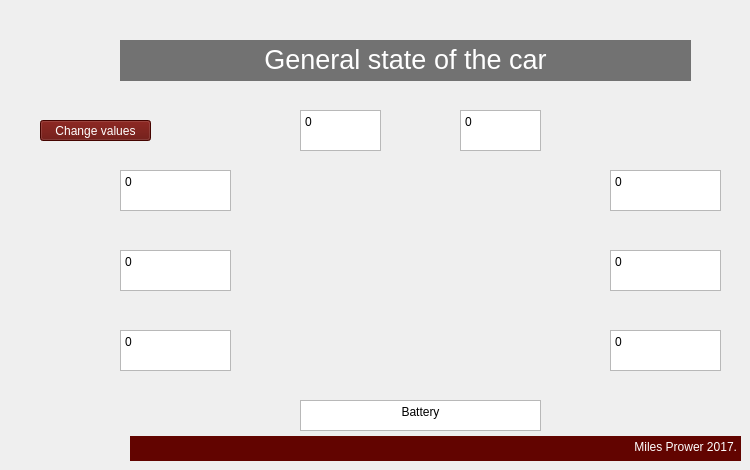
    <widget class="QWidget" name="GeneralView">
     <attribute name="title">
      <string>Overview</string>
     </attribute>
     <widget class="QTextBrowser" name="overview_footer">
      <property name="geometry">
       <rect>
        <x>130</x>
        <y>436</y>
        <width>611</width>
        <height>25</height>
       </rect>
      </property>
      <property name="styleSheet">
       <string notr="true">background-color: rgb(98, 4, 0);
border:none</string>
      </property>
      <property name="html">
       <string>&lt;!DOCTYPE HTML PUBLIC &quot;-//W3C//DTD HTML 4.0//EN&quot; &quot;http://www.w3.org/TR/REC-html40/strict.dtd&quot;&gt;
&lt;html&gt;&lt;head&gt;&lt;meta name=&quot;qrichtext&quot; content=&quot;1&quot; /&gt;&lt;style type=&quot;text/css&quot;&gt;
p, li { white-space: pre-wrap; }
&lt;/style&gt;&lt;/head&gt;&lt;body style=&quot; font-family:'Sans Serif'; font-size:9pt; font-weight:400; font-style:normal;&quot;&gt;
&lt;p align=&quot;right&quot; style=&quot; margin-top:0px; margin-bottom:0px; margin-left:0px; margin-right:0px; -qt-block-indent:0; text-indent:0px;&quot;&gt;&lt;span style=&quot; color:#ffffff;&quot;&gt;Miles Prower 2017.&lt;/span&gt;&lt;/p&gt;&lt;/body&gt;&lt;/html&gt;</string>
      </property>
     </widget>
     <widget class="QTextBrowser" name="overview_title">
      <property name="geometry">
       <rect>
        <x>120</x>
        <y>40</y>
        <width>571</width>
        <height>41</height>
       </rect>
      </property>
      <property name="styleSheet">
       <string notr="true">background-color: rgb(114, 114, 114);
color: rgb(255, 255, 255);
border:none;
</string>
      </property>
      <property name="html">
       <string>&lt;!DOCTYPE HTML PUBLIC &quot;-//W3C//DTD HTML 4.0//EN&quot; &quot;http://www.w3.org/TR/REC-html40/strict.dtd&quot;&gt;
&lt;html&gt;&lt;head&gt;&lt;meta name=&quot;qrichtext&quot; content=&quot;1&quot; /&gt;&lt;style type=&quot;text/css&quot;&gt;
p, li { white-space: pre-wrap; }
&lt;/style&gt;&lt;/head&gt;&lt;body style=&quot; font-family:'Sans Serif'; font-size:9pt; font-weight:400; font-style:normal;&quot;&gt;
&lt;p align=&quot;center&quot; style=&quot; margin-top:0px; margin-bottom:0px; margin-left:0px; margin-right:0px; -qt-block-indent:0; text-indent:0px;&quot;&gt;&lt;span style=&quot; font-size:20pt;&quot;&gt;General state of the car&lt;/span&gt;&lt;/p&gt;&lt;/body&gt;&lt;/html&gt;</string>
      </property>
     </widget>
     <widget class="QLabel" name="label">
      <property name="geometry">
       <rect>
        <x>300</x>
        <y>160</y>
        <width>241</width>
        <height>211</height>
       </rect>
      </property>
      <property name="text">
       <string/>
      </property>
      <property name="pixmap">
       <pixmap resource="res.qrc">:/img/car-top-view.png</pixmap>
      </property>
     </widget>
     <widget class="QTextBrowser" name="us_av_d">
      <property name="geometry">
       <rect>
        <x>120</x>
        <y>170</y>
        <width>111</width>
        <height>41</height>
       </rect>
      </property>
      <property name="html">
       <string>&lt;!DOCTYPE HTML PUBLIC &quot;-//W3C//DTD HTML 4.0//EN&quot; &quot;http://www.w3.org/TR/REC-html40/strict.dtd&quot;&gt;
&lt;html&gt;&lt;head&gt;&lt;meta name=&quot;qrichtext&quot; content=&quot;1&quot; /&gt;&lt;style type=&quot;text/css&quot;&gt;
p, li { white-space: pre-wrap; }
&lt;/style&gt;&lt;/head&gt;&lt;body style=&quot; font-family:'Sans Serif'; font-size:9pt; font-weight:400; font-style:normal;&quot;&gt;
&lt;p style=&quot; margin-top:0px; margin-bottom:0px; margin-left:0px; margin-right:0px; -qt-block-indent:0; text-indent:0px;&quot;&gt;0&lt;/p&gt;&lt;/body&gt;&lt;/html&gt;</string>
      </property>
     </widget>
     <widget class="QTextBrowser" name="us_av">
      <property name="geometry">
       <rect>
        <x>120</x>
        <y>250</y>
        <width>111</width>
        <height>41</height>
       </rect>
      </property>
      <property name="html">
       <string>&lt;!DOCTYPE HTML PUBLIC &quot;-//W3C//DTD HTML 4.0//EN&quot; &quot;http://www.w3.org/TR/REC-html40/strict.dtd&quot;&gt;
&lt;html&gt;&lt;head&gt;&lt;meta name=&quot;qrichtext&quot; content=&quot;1&quot; /&gt;&lt;style type=&quot;text/css&quot;&gt;
p, li { white-space: pre-wrap; }
&lt;/style&gt;&lt;/head&gt;&lt;body style=&quot; font-family:'Sans Serif'; font-size:9pt; font-weight:400; font-style:normal;&quot;&gt;
&lt;p style=&quot; margin-top:0px; margin-bottom:0px; margin-left:0px; margin-right:0px; -qt-block-indent:0; text-indent:0px;&quot;&gt;0&lt;/p&gt;&lt;/body&gt;&lt;/html&gt;</string>
      </property>
     </widget>
     <widget class="QTextBrowser" name="us_av_g">
      <property name="geometry">
       <rect>
        <x>120</x>
        <y>330</y>
        <width>111</width>
        <height>41</height>
       </rect>
      </property>
      <property name="html">
       <string>&lt;!DOCTYPE HTML PUBLIC &quot;-//W3C//DTD HTML 4.0//EN&quot; &quot;http://www.w3.org/TR/REC-html40/strict.dtd&quot;&gt;
&lt;html&gt;&lt;head&gt;&lt;meta name=&quot;qrichtext&quot; content=&quot;1&quot; /&gt;&lt;style type=&quot;text/css&quot;&gt;
p, li { white-space: pre-wrap; }
&lt;/style&gt;&lt;/head&gt;&lt;body style=&quot; font-family:'Sans Serif'; font-size:9pt; font-weight:400; font-style:normal;&quot;&gt;
&lt;p style=&quot; margin-top:0px; margin-bottom:0px; margin-left:0px; margin-right:0px; -qt-block-indent:0; text-indent:0px;&quot;&gt;0&lt;/p&gt;&lt;/body&gt;&lt;/html&gt;</string>
      </property>
     </widget>
     <widget class="QTextBrowser" name="us_ar">
      <property name="geometry">
       <rect>
        <x>610</x>
        <y>250</y>
        <width>111</width>
        <height>41</height>
       </rect>
      </property>
      <property name="html">
       <string>&lt;!DOCTYPE HTML PUBLIC &quot;-//W3C//DTD HTML 4.0//EN&quot; &quot;http://www.w3.org/TR/REC-html40/strict.dtd&quot;&gt;
&lt;html&gt;&lt;head&gt;&lt;meta name=&quot;qrichtext&quot; content=&quot;1&quot; /&gt;&lt;style type=&quot;text/css&quot;&gt;
p, li { white-space: pre-wrap; }
&lt;/style&gt;&lt;/head&gt;&lt;body style=&quot; font-family:'Sans Serif'; font-size:9pt; font-weight:400; font-style:normal;&quot;&gt;
&lt;p style=&quot; margin-top:0px; margin-bottom:0px; margin-left:0px; margin-right:0px; -qt-block-indent:0; text-indent:0px;&quot;&gt;0&lt;/p&gt;&lt;/body&gt;&lt;/html&gt;</string>
      </property>
     </widget>
     <widget class="QTextBrowser" name="us_ar_g">
      <property name="geometry">
       <rect>
        <x>610</x>
        <y>330</y>
        <width>111</width>
        <height>41</height>
       </rect>
      </property>
      <property name="html">
       <string>&lt;!DOCTYPE HTML PUBLIC &quot;-//W3C//DTD HTML 4.0//EN&quot; &quot;http://www.w3.org/TR/REC-html40/strict.dtd&quot;&gt;
&lt;html&gt;&lt;head&gt;&lt;meta name=&quot;qrichtext&quot; content=&quot;1&quot; /&gt;&lt;style type=&quot;text/css&quot;&gt;
p, li { white-space: pre-wrap; }
&lt;/style&gt;&lt;/head&gt;&lt;body style=&quot; font-family:'Sans Serif'; font-size:9pt; font-weight:400; font-style:normal;&quot;&gt;
&lt;p style=&quot; margin-top:0px; margin-bottom:0px; margin-left:0px; margin-right:0px; -qt-block-indent:0; text-indent:0px;&quot;&gt;0&lt;/p&gt;&lt;/body&gt;&lt;/html&gt;</string>
      </property>
     </widget>
     <widget class="QTextBrowser" name="us_ar_d">
      <property name="geometry">
       <rect>
        <x>610</x>
        <y>170</y>
        <width>111</width>
        <height>41</height>
       </rect>
      </property>
      <property name="html">
       <string>&lt;!DOCTYPE HTML PUBLIC &quot;-//W3C//DTD HTML 4.0//EN&quot; &quot;http://www.w3.org/TR/REC-html40/strict.dtd&quot;&gt;
&lt;html&gt;&lt;head&gt;&lt;meta name=&quot;qrichtext&quot; content=&quot;1&quot; /&gt;&lt;style type=&quot;text/css&quot;&gt;
p, li { white-space: pre-wrap; }
&lt;/style&gt;&lt;/head&gt;&lt;body style=&quot; font-family:'Sans Serif'; font-size:9pt; font-weight:400; font-style:normal;&quot;&gt;
&lt;p style=&quot; margin-top:0px; margin-bottom:0px; margin-left:0px; margin-right:0px; -qt-block-indent:0; text-indent:0px;&quot;&gt;0&lt;/p&gt;&lt;/body&gt;&lt;/html&gt;</string>
      </property>
     </widget>
     <widget class="QTextBrowser" name="mag_ar_d">
      <property name="geometry">
       <rect>
        <x>300</x>
        <y>110</y>
        <width>81</width>
        <height>41</height>
       </rect>
      </property>
      <property name="html">
       <string>&lt;!DOCTYPE HTML PUBLIC &quot;-//W3C//DTD HTML 4.0//EN&quot; &quot;http://www.w3.org/TR/REC-html40/strict.dtd&quot;&gt;
&lt;html&gt;&lt;head&gt;&lt;meta name=&quot;qrichtext&quot; content=&quot;1&quot; /&gt;&lt;style type=&quot;text/css&quot;&gt;
p, li { white-space: pre-wrap; }
&lt;/style&gt;&lt;/head&gt;&lt;body style=&quot; font-family:'Sans Serif'; font-size:9pt; font-weight:400; font-style:normal;&quot;&gt;
&lt;p style=&quot; margin-top:0px; margin-bottom:0px; margin-left:0px; margin-right:0px; -qt-block-indent:0; text-indent:0px;&quot;&gt;0&lt;/p&gt;&lt;/body&gt;&lt;/html&gt;</string>
      </property>
     </widget>
     <widget class="QTextBrowser" name="mag_ar_g">
      <property name="geometry">
       <rect>
        <x>460</x>
        <y>110</y>
        <width>81</width>
        <height>41</height>
       </rect>
      </property>
      <property name="html">
       <string>&lt;!DOCTYPE HTML PUBLIC &quot;-//W3C//DTD HTML 4.0//EN&quot; &quot;http://www.w3.org/TR/REC-html40/strict.dtd&quot;&gt;
&lt;html&gt;&lt;head&gt;&lt;meta name=&quot;qrichtext&quot; content=&quot;1&quot; /&gt;&lt;style type=&quot;text/css&quot;&gt;
p, li { white-space: pre-wrap; }
&lt;/style&gt;&lt;/head&gt;&lt;body style=&quot; font-family:'Sans Serif'; font-size:9pt; font-weight:400; font-style:normal;&quot;&gt;
&lt;p style=&quot; margin-top:0px; margin-bottom:0px; margin-left:0px; margin-right:0px; -qt-block-indent:0; text-indent:0px;&quot;&gt;0&lt;/p&gt;&lt;/body&gt;&lt;/html&gt;</string>
      </property>
     </widget>
     <widget class="QTextBrowser" name="battery_display">
      <property name="geometry">
       <rect>
        <x>300</x>
        <y>400</y>
        <width>241</width>
        <height>31</height>
       </rect>
      </property>
      <property name="html">
       <string>&lt;!DOCTYPE HTML PUBLIC &quot;-//W3C//DTD HTML 4.0//EN&quot; &quot;http://www.w3.org/TR/REC-html40/strict.dtd&quot;&gt;
&lt;html&gt;&lt;head&gt;&lt;meta name=&quot;qrichtext&quot; content=&quot;1&quot; /&gt;&lt;style type=&quot;text/css&quot;&gt;
p, li { white-space: pre-wrap; }
&lt;/style&gt;&lt;/head&gt;&lt;body style=&quot; font-family:'Sans Serif'; font-size:9pt; font-weight:400; font-style:normal;&quot;&gt;
&lt;p align=&quot;center&quot; style=&quot; margin-top:0px; margin-bottom:0px; margin-left:0px; margin-right:0px; -qt-block-indent:0; text-indent:0px;&quot;&gt;Battery&lt;/p&gt;&lt;/body&gt;&lt;/html&gt;</string>
      </property>
     </widget>
     <widget class="QPushButton" name="changeButton">
      <property name="geometry">
       <rect>
        <x>40</x>
        <y>120</y>
        <width>111</width>
        <height>21</height>
       </rect>
      </property>
      <property name="styleSheet">
       <string notr="true">background-color:rgb(97, 5, 0);
color: rgb(255, 255, 255);</string>
      </property>
      <property name="text">
       <string>Change values</string>
      </property>
     </widget>
    </widget>
